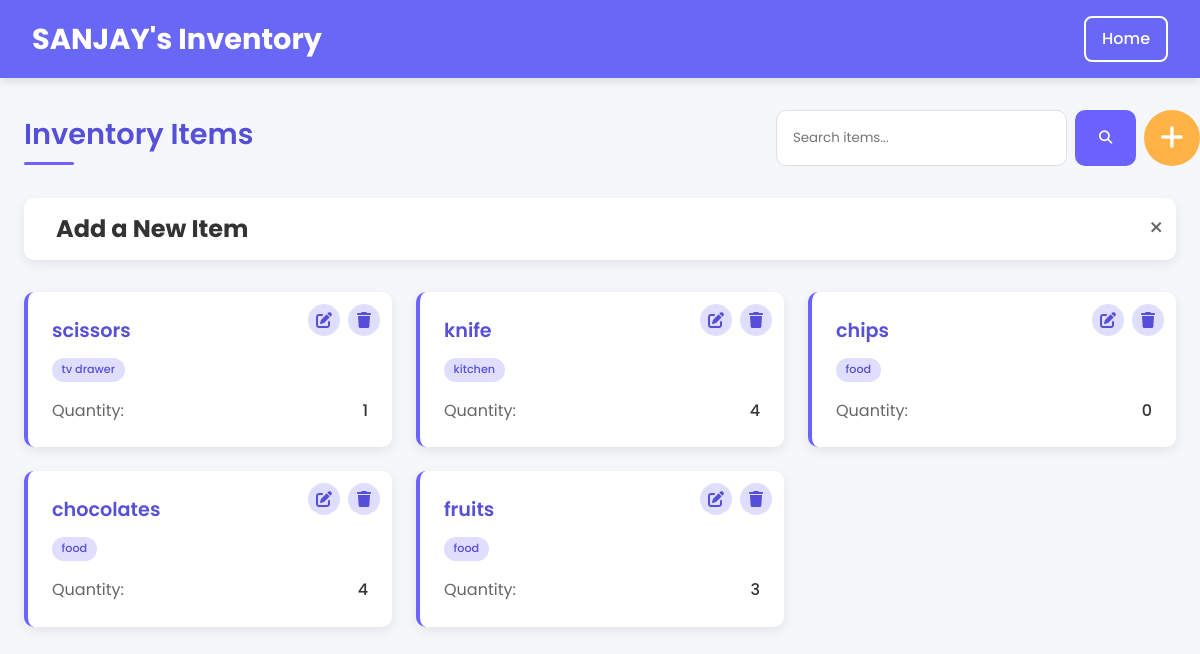
The page /inventory/ (signed in) on the database as committed earlier.
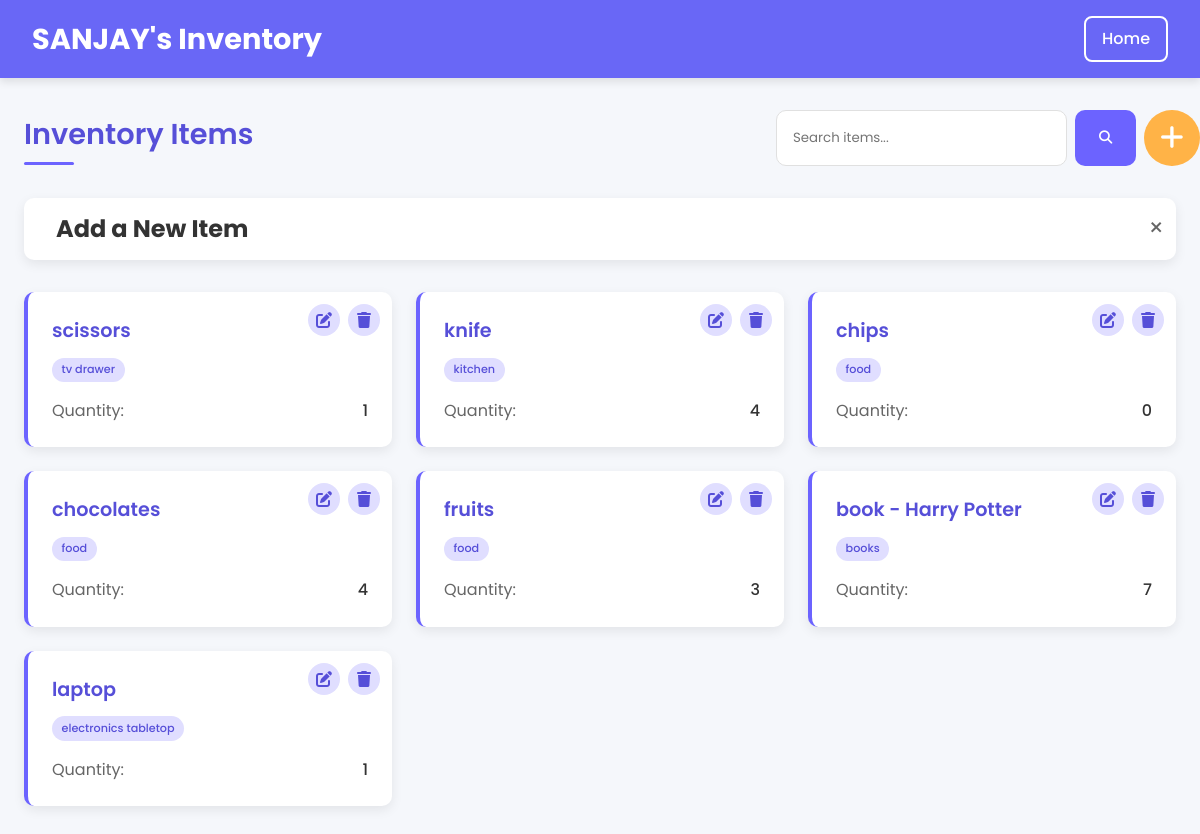
The same page on the database as committed later.
### core/models.py (models this page shows, shortened)
class InventoryItem(models.Model):
    user = models.ForeignKey(User, on_delete=models.CASCADE)
    name = models.CharField(max_length=255)
    category = models.CharField(max_length=100)
    quantity = models.PositiveIntegerField()
    date_added = models.DateTimeField(auto_now_add=True)

### core/views.py (the view, shortened to what this page needs)
# urls.py: path('inventory/', views.inventory_dashboard, name='inventory-dashboard'),
@login_required
def inventory_dashboard(request):
    items = InventoryItem.objects.filter(user=request.user)
    form = ItemForm()
    context = {'items': items, 'form': form}
    return render(request, 'inventory.html', context)

### core/forms.py
class ItemForm(forms.ModelForm):
    class Meta:
        model = InventoryItem
        fields = ['name', 'category', 'quantity',]
        widgets = {
            'category': forms.TextInput(attrs={'placeholder': 'Enter tag or category of item (YOUR CHOICE)'})
        }

### core/templates/inventory.html (shortened to what this page needs)
<!DOCTYPE html>
<html lang="en">
<head>
  <link rel="stylesheet" href="https://cdnjs.cloudflare.com/ajax/libs/font-awesome/6.4.0/css/all.min.css"/>
</head>
<body>
  <header>
    <h1>{{ user.first_name }}'s Inventory</h1>
    <a href="{% url 'home' %}" class="home-btn">Home</a>
  </header>
  <div class="container">
    <div class="page-header">
      <h2 class="page-title">Inventory Items</h2>
      <div class="search-form">
        <input id="searchInput" type="text" placeholder="Search items..." class="search-input"/>
        <button id="searchBtn" class="search-btn"><i class="fas fa-search"></i></button>
        <button id="toggleFormBtn" class="btn-secondary" style='border-radius: 50%'>
          <h1><i class="fas fa-plus"></i></h1>
        </button>
      </div>
    </div>
    <div id="itemFormContainer">
      <button id="closeAddFormBtn" class="close-add-form" title="Close form">&times;</button>
      <h2 style="margin-bottom: 15px;">Add a New Item</h2>
    </div>
    <div id="inventoryGrid" class="inventory-grid">
      {% for item in items %}
      <div class="item-card" data-search="{{ item.name|lower }} {{ item.category|lower }}">
        <div class="item-actions">
          <button class="action-btn edit-btn"
                  data-id="{{ item.id }}"
                  data-name="{{ item.name }}"
                  data-category="{{ item.category }}"
                  data-quantity="{{ item.quantity }}"
                  title="Edit">
            <i class="fas fa-edit"></i>
          </button>
          <form method="POST" action="{% url 'item_delete' item.id %}" style="display:inline;">
            <button type="submit" class="action-btn delete-btn" title="Delete">
                <i class="fas fa-trash"></i>
            </button>
        </form>
        </div>
        <div class="item-header">{{ item.name }}</div>
        {% if item.category %}
        <div class="item-category">{{ item.category }}</div>
        {% endif %}
        <div class="item-meta">
          <div class="meta-row">
            <span class="meta-label">Quantity:</span>
            <span class="meta-value">{{ item.quantity }}</span>
          </div>
        </div>
      </div>
      {% endfor %}
    </div>
  </div>
</body>
</html>

Rows that differ between the two databases and show on the page:
added InventoryItem: name "book - Harry Potter", category "books", quantity "7"
added InventoryItem: name "laptop", category "electronics tabletop", quantity "1"
